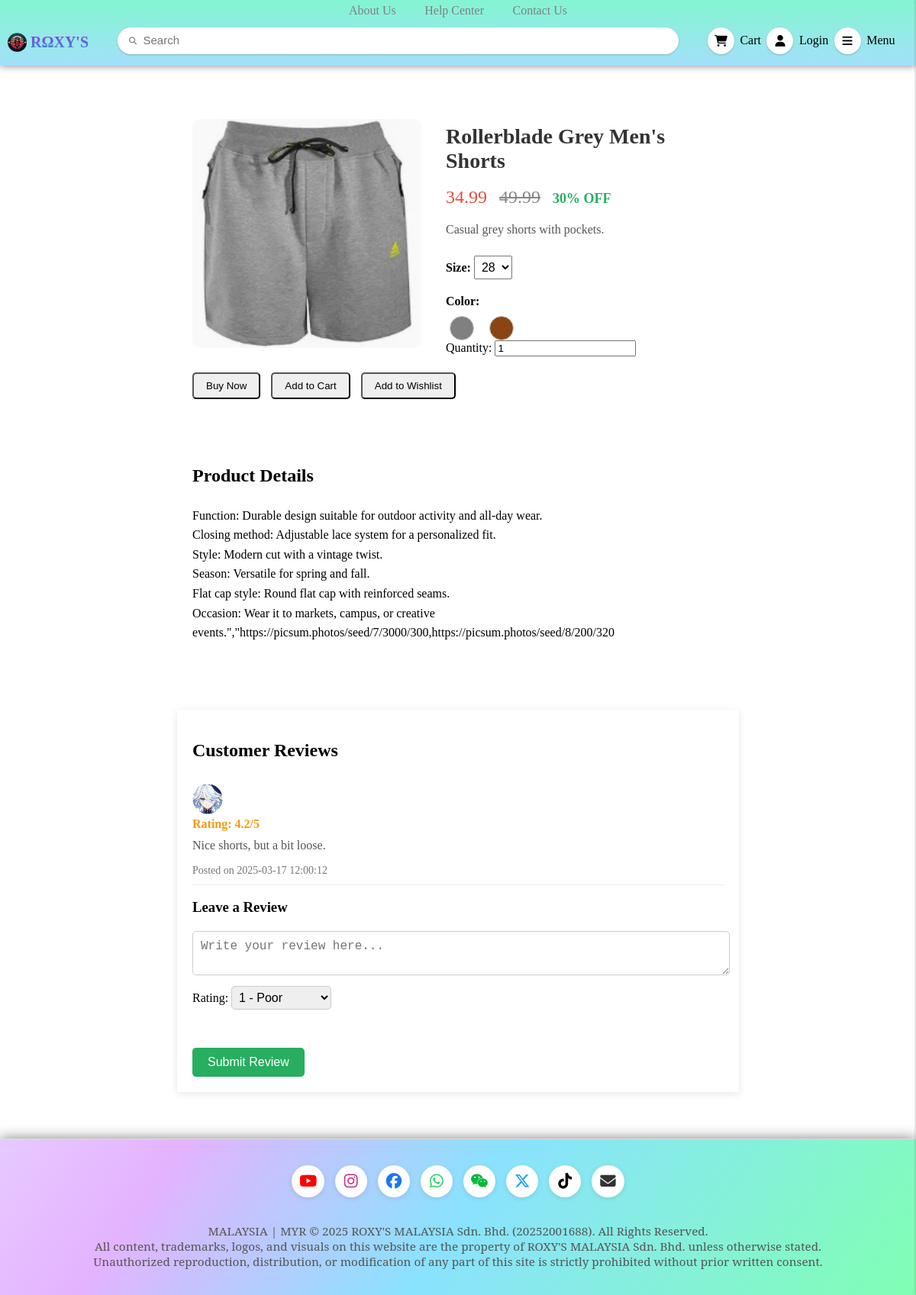
/product/5, run on the app's committed database.
### tables this page shows
CREATE TABLE `products` (
  `id` int(11) NOT NULL,
  `name` varchar(500) NOT NULL,
  `price` double(10,2) NOT NULL,
  `original_price` double NOT NULL,
  `description` varchar(500) NOT NULL,
  `stock` int(11) NOT NULL,
  `discount` int(11) DEFAULT NULL,
  `sold` int(10) UNSIGNED NOT NULL DEFAULT 0,
  `details` varchar(500) DEFAULT NULL,
  `image_url` varchar(500) DEFAULT NULL,
  `category` varchar(100) DEFAULT NULL
);

CREATE TABLE `product_review` (
  `id` int(10) UNSIGNED NOT NULL,
  `product_id` int(11) NOT NULL,
  `user_id` int(11) NOT NULL,
  `rating` decimal(2,1) NOT NULL,
  `review_text` text DEFAULT NULL,
  `created_at` timestamp NULL DEFAULT current_timestamp()
);

CREATE TABLE `users` (
  `id` int(11) NOT NULL,
  `name` varchar(255) NOT NULL,
  `email` varchar(255) NOT NULL,
  `password` varchar(255) NOT NULL,
  `remember_token` varchar(255) DEFAULT NULL,
  `gender` varchar(100) DEFAULT NULL,
  `avatar` varchar(100) DEFAULT NULL,
  `active` tinyint(1) DEFAULT 1,
  `role` varchar(20) NOT NULL DEFAULT 'user',
  `address_line` varchar(255) NOT NULL,
  `city` varchar(100) NOT NULL,
  `postcode` varchar(20) NOT NULL,
  `created_at` datetime DEFAULT current_timestamp(),
  `updated_at` datetime DEFAULT current_timestamp() ON UPDATE current_timestamp()
);

### index.php (called while the page is built)
<?php
require_once __DIR__.'/base.php';
require_once __DIR__.'/router.php';

### app/controller/ProductController.php (called while the page is built)
<?php
require_once __DIR__.'/../database/Model/Product.php';
require_once __DIR__.'/../database/Model/Review.php';
$id = (int)$_ROUTE_PARAMS['id'];
$productModel = new Product($pdo);
$product = $productModel->findById($id);
$product['sizes'] = $productModel->getSizes($id);
$product['colors'] = $productModel->getColors($id);
$reviewModel = new Review($pdo);
$product['reviews'] = $reviewModel->getByProductId($id);
require_once __DIR__.'/../views/product/info.view.php';

### app/database/Model/Product.php (called while the page is built, shortened)
<?php
class Product {
    private PDO $pdo;
    public function __construct(PDO $pdo) {
        $this->pdo = $pdo;
    }
    public function findById(int $id): ?array {
        $sql = "SELECT * FROM products WHERE id = :id";
        $stm = $this->pdo->prepare($sql);
        $stm->execute([':id' => $id]);
        $product = $stm->fetch(PDO::FETCH_ASSOC);
        return $product ?: null;
    }
    public function getSizes(int $product_id): array {
        $sql = "SELECT size FROM product_size WHERE product_id = :id";
        $stm = $this->pdo->prepare($sql);
        $stm->execute([':id' => $product_id]);
        return $stm->fetchAll(PDO::FETCH_COLUMN);
    }
    public function getColors(int $product_id): array {
        $sql = "SELECT color_code FROM product_color WHERE product_id = :id";
        $stm = $this->pdo->prepare($sql);
        $stm->execute([':id' => $product_id]);
        return $stm->fetchAll(PDO::FETCH_COLUMN);
    }
}

### app/database/Model/Review.php (called while the page is built, shortened)
<?php
class Review {
    private PDO $pdo;
    public function __construct(PDO $pdo) {
        $this->pdo = $pdo;
    }
    public function getByProductId(int $productId): array {
        $sql = "SELECT r.*, u.name, u.avatar AS user_avatar
                FROM product_review r
                JOIN users u ON r.user_id = u.id
                WHERE r.product_id = :product_id
                ORDER BY r.created_at DESC";
        $stm = $this->pdo->prepare($sql);
        $stm->execute([':product_id' => $productId]);
        return $stm->fetchAll(PDO::FETCH_ASSOC);
    }
}

### app/views/product/info.view.php (the view, shortened to what this page needs)
<?php
require_once __DIR__.'/../partials/header.php';
?>
<main>
    <div class="product-container">
        <div class="product-top">
            <div class="product-images">
                <img src="<?= BASE_URL . $product['image_url']; ?>" alt="Product Image">
            </div>
            <div class="product-info">
                <h1 class="product-name"><?= encode($product['name']); ?></h1>
                <div class="product-price">
                    <span class="current-price"><?= encode(number_format($product['price'], 2)); ?></span>
                    <span class="original-price"><?= encode(number_format($product['original_price'], 2)); ?></span>
                    <span class="discount"><?= $product['discount']; ?>% OFF</span>
                </div>
                <p class="product-description"><?= encode($product['description']); ?></p>
                <div class="product-size">
                    <label for="size">Size:</label>
                    <select id="size">
                        <?php foreach ($product['sizes'] as $size): ?>
                            <option value="<?= $size; ?>"><?= $size; ?></option>
                        <?php endforeach; ?>
                    </select>
                </div>
                <div class="product-color">
                    <label for="color">Color:</label>
                    <div class="color-options">
                        <?php foreach ($product['colors'] as $color): ?>
                            <span class="color-swatch" style="background-color: <?= $color; ?>;"></span>
                        <?php endforeach; ?>
                    </div>
                </div>
                <div class="product-quantity">
                    <label for="quantity">Quantity:</label>
                    <input type="number" id="quantity" name="quantity" value="1" min="1">
                </div>
            </div>
        </div>
        <div class="product-buttons">
            <button class="buy-now">Buy Now</button>
            <button class="add-to-cart">Add to Cart</button>
            <button class="add-to-wishlist">Add to Wishlist</button>
        </div>
        <div class="product-details">
            <h2>Product Details</h2>
            <p><?= nl2br(htmlspecialchars($product['details'])); ?></p>
        </div>
        <div class="product-reviews">
            <h2>Customer Reviews</h2>
            <?php foreach ($product['reviews'] as $review): ?>
                <div class="review">
                    <img src="<?= BASE_URL . $review['user_avatar']; ?>" alt="User Avatar">
                    <div class="review-rating">Rating: <?= $review['rating']; ?>/5</div>
                    <p class="review-text"><?= encode($review['review_text']); ?></p>
                    <small>Posted on <?= $review['created_at']; ?></small>
                </div>
            <?php endforeach; ?>
            <h3>Leave a Review</h3>
            <form id="review-form" method="POST">
                <textarea name="review_text" placeholder="Write your review here..." required></textarea>
                <div class="rating">
                    <label for="rating">Rating: </label>
                    <select name="rating" required>
                        <option value="1">1 - Poor</option>
                    </select>
                </div>
                <button type="submit" class="submit-review">Submit Review</button>
            </form>
        </div>
    </div>
</main>
<?php require_once __DIR__.'/../partials/footer.php'; ?>

### functions.php (shortened to what this page needs)
<?php
function encode($value){
    echo htmlspecialchars($value);
}
function isLoggedIn(): bool {
    return isset($_SESSION['user']);
}
function getUserAvatarHtml() {
    if (!isLoggedIn()) return '<i class="fas fa-user"></i>';
    $avatar = $_SESSION['user']['avatar'] ?? '';
    return '<img src="' . BASE_URL . $avatar . '" class="user-avatar">';
}
function link_css($path) {
    echo '<link rel="stylesheet" href="' . BASE_URL . 'css/' . $path . '.css">';
}

### css/styles.css (style rules this page uses)
html, body { height: 100%; margin: 0; display: flex; flex-direction: column; }

### css/product.css (style rules this page uses)
.product-container { display: flex; flex-direction: column; align-items: center; gap: 2rem; padding: 20px; margin-top: 50px; }
.product-top { display: flex; gap: 2rem; width: 60%; flex-direction: row; align-items: center; height: 300px; }
.product-images { height: 100%; aspect-ratio: 1 / 1; overflow: hidden; }
.product-images img { width: 100%; height: 100%; object-fit: cover; border-radius: 10px; }
.product-info { flex: 1; min-width: 250px; }
.product-name { font-size: 28px; font-weight: bold; color: #333; }
.product-price { font-size: 24px; margin-top: 10px; color: #e74c3c; }
.product-price .original-price { text-decoration: line-through; color: #888; margin-left: 10px; }
.product-price .discount { font-size: 18px; color: #27ae60; font-weight: bold; margin-left: 10px; }
.product-description { margin-top: 20px; font-size: 16px; color: #555; }
.product-size, .product-color { margin-top: 20px; }
.product-size label, .product-color label { font-size: 16px; font-weight: bold; }
.product-size select, .product-color .color-swatch { font-size: 16px; padding: 5px; margin-top: 5px; }
.color-options { display: flex; gap: 10px; margin-top: 5px; }
.color-swatch { display: inline-block; width: 20px; height: 20px; margin: 0 5px; border: 1px solid #ccc; border-radius: 50%; }
.product-buttons { width: 60%; }
.product-buttons button { text-align: start; margin-right: 10px; padding: 8px 16px; border-radius: 5px; cursor: pointer; }
.product-details { width: 60%; margin-top: 30px; font-size: 16px; line-height: 1.6; }
.product-reviews { width: 60%; margin: 40px; padding: 20px; background-color: #fff; box-shadow: 0 2px 10px rgba(0, 0, 0, 0.1); }
.product-reviews h2 { font-size: 24px; font-weight: bold; margin-bottom: 20px; }
.review { padding: 10px 0; border-bottom: 1px solid #eee; }
.review img { width: 40px; border-radius: 50%; }
.review-rating { font-weight: bold; color: #f39c12; }
.review-text { margin-top: 10px; font-size: 16px; color: #555; }
small { display: block; margin-top: 10px; font-size: 14px; color: #777; }
#review-form { margin-top: 20px; }
#review-form textarea { width: 98%; padding: 10px; font-size: 16px; border-radius: 5px; border: 1px solid #ccc; margin-bottom: 10px; resize: vertical; }
.rating select { font-size: 16px; padding: 5px; border-radius: 5px; border: 1px solid #ccc; }
.submit-review { background-color: #27ae60; color: white; padding: 10px 20px; border: none; font-size: 16px; border-radius: 5px; cursor: pointer; transition: background-color 0.3s ease; margin-top: 50px; }

### data on the page
products: image_url (picture), name "Rollerblade Grey Men's Shorts Casual grey shorts with pockets.", discount "30", details "Function: Durable design suitable for outdoor activity and all-day wear. Closing method: Adjustable lace system for a personalized fit. Style: Modern cut with a vintage twist. Season: Versatile for spring and fall. Flat cap style: Round flat cap with reinforced seams. Occasion: Wear it to markets, campus, or creative events.\",\"https://picsum.photos/seed/7/3000/300,https://picsum.photos/seed/8/200/320"
product_review: user.avatar (picture), rating "4.2", review_text "Nice shorts, but a bit loose.", created_at "2025-03-17 12:00:12"

### other printed values
$value "34.99 49.99"
form field value "28"
